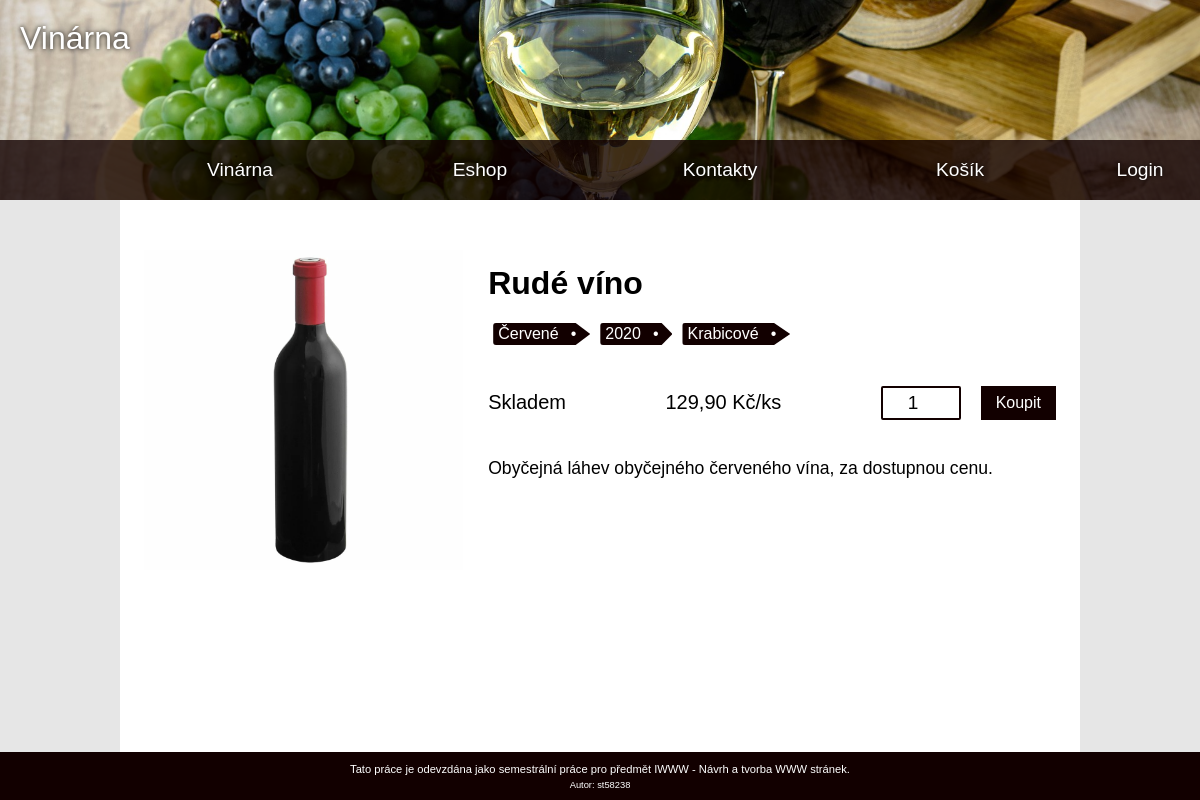
Page /produkt/index.php?id=3 on the committed database.
### tables this page shows
CREATE TABLE `products` (
  `id_product` int(11) NOT NULL,
  `name` varchar(126) NOT NULL,
  `description` varchar(1022) NOT NULL,
  `picture` varchar(510) DEFAULT NULL,
  `quantity` int(11) NOT NULL,
  `unit` varchar(14) NOT NULL,
  `stock` tinyint(1) NOT NULL DEFAULT 0,
  `price` float NOT NULL,
  `discount_price` float DEFAULT NULL,
  `display` tinyint(1) NOT NULL DEFAULT 0
);

CREATE TABLE `tag` (
  `id_tag` int(11) NOT NULL,
  `text` varchar(126) NOT NULL,
  `priority` smallint(6) NOT NULL DEFAULT 0,
  `display` tinyint(1) NOT NULL DEFAULT 1
);

### php/system/database.class.php (called while the page is built, shortened)
<?php
class Database {
	private $conn;
	function __construct() {
		$options = [PDO::ATTR_ERRMODE => PDO::ERRMODE_EXCEPTION, PDO::ATTR_DEFAULT_FETCH_MODE => PDO::FETCH_ASSOC];
		try {
			$this->conn = new PDO(PDO_DSN, DB_USER, DB_PASSWORD, $options);
		} catch (PDOException $e) {
			debug($e);
		}
	}
	function &query(string $sql, array $vals = []): array {
		$stmt = $this->conn->prepare($sql);
		$stmt->execute($vals);
		$arr = $stmt->fetchAll(PDO::FETCH_NUM);
		return $arr;
	}
}
?>

### php/core.php (called while the page is built, shortened)
<?php
require_once(__DIR__ . '/control.php');
class Core {
	private static $db;
	private static $control;
	private static $core;
	static function getInstance(Database $db = null): Core {
		if (Core::$core === null) {
			Core::$core = new Core($db);
		}
		return Core::$core;
	}
	private function __construct(Database $db = null) {
		if ($db == null) {
			Core::$db = new Database($db);
		} else {
			Core::$db = $db;
		}
		Core::$control = new Control(Core::$db);
	}
	function &getControl(): Control {
		return Core::$control;
	}
}
?>

### php/control.php (called while the page is built, shortened)
<?php
class Control {
	private $conn;
	function __construct(Database &$conn = null) {
		if ($conn === null) {
			$this->conn = new Database();
		} else {
			$this->conn = $conn;
		}
	}
	function getProductById(int $id): ?Product {
		$v = $this->conn->query('SELECT id_product, name, description, picture, quantity, unit, stock, price, discount_price, display FROM products WHERE id_product = ' . $id, array());
		$v = $v[0];
		return new Product($v[0], $v[1], $v[2], $v[3], $v[4], $v[5], $v[6], $v[7], $v[8], $v[9], $this->getProductTags($v[0]));
	}
	function &getProductTags(int $id, ?int $limit = null): array {
		$req = $this->conn->query('SELECT id_tag, text FROM tag NATURAL JOIN product_tags WHERE id_product = ? AND tag.display = 1 ORDER BY priority DESC' . (($limit == null) ? '' : ' LIMIT ' . abs($limit)), [$id]);
		return $req;
	}
}
?>

### php/model/product.class.php (called while the page is built, shortened)
<?php
class Product implements IRecord {
	private $id;
	private $name;
	private $desc;
	private $picture;
	private $unit;
	private $stock;
	private $price;
	function __construct(?int $id, string $name, string $desc, ?string $picture, int $quantity, string $unit, bool $stock, float $price, ?float $discountPrice, bool $display, array $tags = []) {
		$this->id = $id;
		$this->name = $name;
		$this->desc = $desc;
		$this->picture = $picture;
		$this->unit = $unit;
		$this->stock = $stock;
		$this->price = $price;
		$this->discountPrice = empty($discountPrice) ? null : $discountPrice;
	}
	function getId(): ?int {
		return $this->id;
	}
	function getName(): string {
		return $this->name;
	}
	function getDesc(): string {
		return $this->desc;
	}
	function getImg(): ?string {
		return $this->picture;
	}
	function getStock(): bool {
		return $this->stock;
	}
	function getCorrectPrice(): float {
		$price = $this->price;
		return $price;
	}
	function getFullPrice(): string {
		return '' . number_format($this->getCorrectPrice(), 2, ',', '') . ' Kč/' . $this->unit;
	}
}
?>

### php/pages/product.page.php (the view, shortened to what this page needs)
<?php
require_once(__DIR__ . '/../core.php');
$item = '';
if (isset($_GET['id'])) {
	if (!empty($_GET['id'])) {
		$core = Core::getInstance();
		$i = $core->getControl()->getProductById((int) htmlspecialchars($_GET['id']));
		$item .= '<section class="items">
				<article class="item">
					<div class="item-image-container">
						<img class="item-image" src="img/eshop/' . $i->getImg() . '" alt="' . $i->getImg() . '">
					</div>
					<div class="item-info">
						<h1 class="item-name">' . $i->getName() . '</h1>
						' . composeTags($core->getControl()->getProductTags($i->getId())) . '
						<section class="item-stockinfo">
							<p class="item-stock">' . ($i->getStock() ? 'Skladem' : 'Není skladem') . '</p>
							<p class="item-price">' . $i->getFullPrice() . '</p>
							<form action="kosik/index.php" method="post" accept-charset="utf-8" class="form">
								<input type="hidden" name="action" value="addItem">
								<input type="hidden" name="id" value="' . $i->getId() . '">
								<input type="number" name="count" value="1" min="0" step="1" class="input input-number">
								<button id="item-buy" type="submit">Koupit</button>
							</form>
						</section>
						<p class="item-desc">' . $i->getDesc() . '</p>
					</div>
				</article>
			</section>';
	} else {
		define('PAGE_TITLE', 'Chyba');
		$item = '<h2 class="error">Nedorazil parametr ID, nemodifikujte hlavičku.</h2>
		<p class="error">Pokud se tato chyba vyskytuje opakovaně odešlete prosím dotaz majiteli stránky.</p>';
	}
} else {
	define('PAGE_TITLE', 'Chyba');
	$item = '<h2 class="error">Nedorazil parametr ID, nemodifikujte hlavičku.</h2><p class="error">Pokud se tato chyba vyskytuje opakovaně odešlete prosím dotaz majiteli stránky.</p>';
}
?>

### php/html.php (shortened to what this page needs)
<?php
$pages = array();
	$pages[] = ['.', 'Vinárna'];
	$pages[] = ['eshop', 'Eshop'];
	$pages[] = ['kontakt', 'Kontakty'];
	$pages[] = ['kosik', 'Košík'];
$header = '<header class="header">
<a href="." id="logo" class="hardlight nolink">Vinárna</a>
<nav>
<div class="nav-fill"></div>
<div class="sub-nav">
:links:
</div>
<div class="nav-fill">
' . (($_SESSION['user'] != null) ? '<a href="uzivatel" class="nolink"><p class="white hardlight">' . $_SESSION['user']->getSurname() . '</p></a>' : '<a href="login" class="nolink"><p class="white hardlight">Login</p></a>') . '
</div>
</nav>
</header>';
	$links = '';
	foreach ($pages as $v) {
		$links .= '<a href="' . $v[0] . '" class="nolink"><p class="white hardlight">' . $v[1] . '</p></a>';
	}
$sideLeft = '<aside class="sidebar-left">';
$sideRight = '<aside class="sidebar-right">';
$mainOpen = '<div class="main">';
$mainClose = '</div>';
$footer = '<footer class="footer white">
<p>Tato práce je odevzdána jako semestrální práce pro předmět IWWW - Návrh a tvorba WWW stránek.</p>
<small>Autor: st58238</small>
</footer>';
function composeTags(array $tags, bool $selected = false): string {
	$html = '<section class="filters"><ul class="tags">';
	foreach ($tags as $t) {
		if ($selected) {
			$html .= '<li data-id="' . $t[0] . '" data-selected="1">' . $t[1] . '<span class="tag-bullet">&bull;</span></li>';
		} else {
			$html .= '<li data-id="' . $t[0] . '">' . $t[1] . '<span class="tag-bullet">&bull;</span></li>';
		}
	}
	$html .= '</ul></section>';
	return $html;
}
?>

### css/main.css (style rules this page uses)
:root { --brown: rgba(18, 0, 0, 1.0); --brown-bg: rgba(18, 0, 0, 0.80); --brown-selected: rgba(68, 28, 28, 1.0); --grey-bg: rgba(128, 128, 128, 0.20); --header-h: 200px; --footer-h: 48px; --vinegreen: rgba(32, 181, 22); --vinegreen-dark: rgba(22, 152, 12); --grey: rgba(128, 128, 128, 0.80); }
html, body { font-family: Helvetica, Arial, sans-serif; margin: 0 auto; }
body { display: flex; flex-direction: column; min-height: 100vh; }
.header { width: 100%; height: var(--header-h); background-color: var(--brown); background-image: url('../img/wine-bg.jpg'); background-size: 100% auto; background-position: center center; display: flex; flex-direction: row; align-items: flex-end; }
.header nav { width: 100%; display: flex; flex-direction: row; justify-content: space-between; align-items: flex-end; background-color: var(--brown-bg); }
.header nav a { flex-shrink: 0; flex-grow: 0; height: auto; margin: 0px 15px; font-size: 1.2em; }
.header nav a > p { padding: 0px 10px; }
.main { display: flex; flex-direction: row; align-content: stretch; min-height: calc(100vh - var(--header-h) - var(--footer-h)); }
.sidebar-left, .sidebar-right { width: 10%; background-color: var(--grey-bg); }
.sidebar-right { display: flex; flex-direction: row; align-items: flex-end; }
.footer { width: 100%; height: var(--footer-h); background-color: var(--brown); margin-top: auto; font-size: 0.70em; text-align: center; }
.footer > p { margin-bottom: 3px; }
a:link { color: inherit; }
.nolink { text-decoration: none; }
.hardlight { text-shadow: 0px 0px 5px black; mix-blend-mode: unset; }
#logo { color: white; font-size: 2em; padding: 20px; }
.header #logo { position: absolute; top: 0; left: 0; width: auto; }
.white { color: white; }
.nav-fill { display: flex; justify-content: center; width: 10%; }
.nav-fill > a { width: 100%; }
.sub-nav { display: flex; flex-direction: row; width: 80%; justify-content: space-around; align-items: flex-end; }
.sub-nav > a, .nav-fill > a { min-width: 10%; text-align: center; transition: 0.3s; }
.filters { display: flex; flex-direction: row; width: 100%; }
.tags { display: flex; flex-wrap: wrap; align-content: center; justify-content: center; width: 100%; }
.tags li { color: white; background-color: var(--brown); padding: 2px 8px 2px 5px; margin: 5px 5px; clip-path: polygon(0 0, 85% 0, 100% 50%, 85% 100%, 0 100%); cursor: pointer; border: 0px solid var(--brown); border-radius: 3px; }
.tag-bullet { float: right; padding-right: 6px; margin-left: 12px; }
.items { display: flex; flex-wrap: wrap; align-items: stretch; justify-content: flex-start; width: 95%; align-self: center; }
button, input[type="submit"] { background-color: var(--brown); border: none; color: white; padding: 8px 15px; text-align: center; transition: 0.3s; }
.input { border: 2px solid var(--brown); border-radius: 2px; box-sizing: content-box; }

### css/item.css (style rules this page uses)
.item { display: flex; width: 100%; padding-top: 50px; }
.item-image-container { display: flex; justify-content: center; max-height: 320px; width: 35%; margin-right: 25px; overflow: hidden; }
.item-name { font-size: 2em; margin-top: 15px; margin-bottom: 0; }
.item-info { display: flex; flex-direction: column; flex-grow: 1; }
.item-image { max-height: 100%; width: auto; }
.item-stockinfo { display: flex; justify-content: space-between; font-size: 1.25em; margin: 20px 0; }
.item-stockinfo p { margin: 0; margin-top: 5px; }
.item-stockinfo button { font-size: 0.8em; margin: 0; }
.item-desc { font-size: 1.1em; }

### produkt/index.php (style rules this page uses)
.tags { justify-content: flex-start; flex-shrink: 0; padding-left: 0; }
.input { width: 100%; max-width: 80px; height: 100%; margin-right: 20px; box-sizing: border-box; font-size: 0.95em; text-align: center; }
.form { display: flex; flex-direction: row; align-items: center; justify-content: flex-end; }

### rows in the picture
products: picture (picture), name "Rudé víno", $i->getFullPrice() "129,90 Kč/ks", description "Obyčejná láhev obyčejného červeného vína, za dostupnou cenu."
tag: text "Červené"
tag: text "2020"
tag: text "Krabicové"

### other values in the picture
$v[1] "Vinárna"
$v[1] "Eshop"
$v[1] "Kontakty"
$v[1] "Košík"
